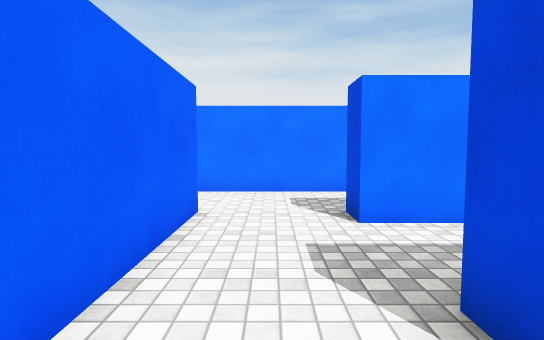
view 1 (above)

21 first-person views from a walk through a scene from a Unity 3-D project. The camera is 1.3 m above the floor, tilts 4° down and sees 80° across. The floor is counted in squares, 1 m on a side. Each view is taken from the middle of a square. On the plan, view 1 faces up. The plan holds only what a view shows up to about 14 squares ahead; the rest is blank. The place goes on beyond the plan. Some animated figures are not drawn. Surface patterns are stand-ins for the level's own textures.

view 2
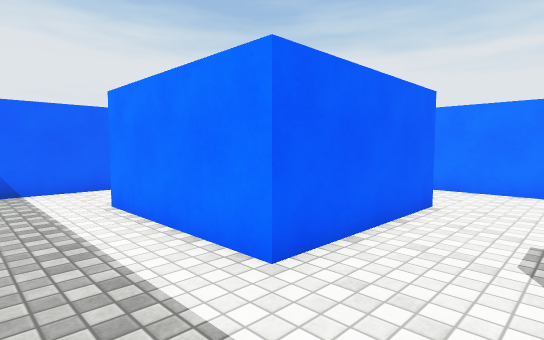

view 3
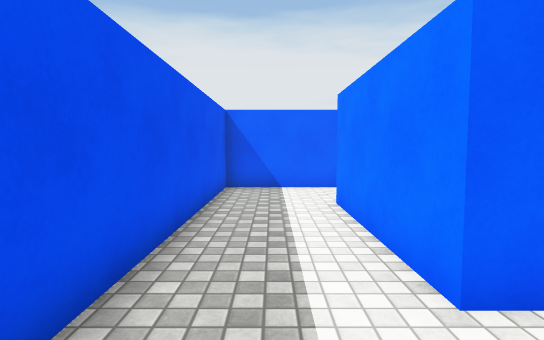

view 4
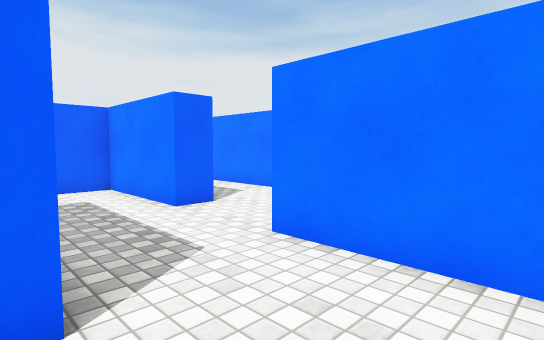

view 5
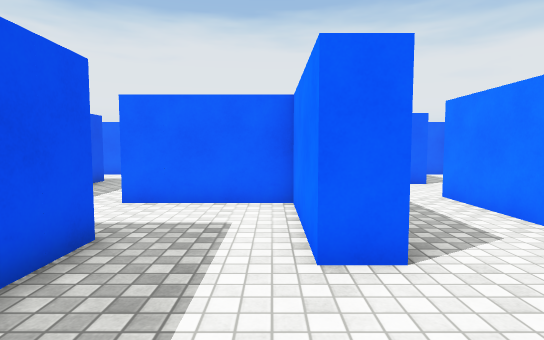

view 6
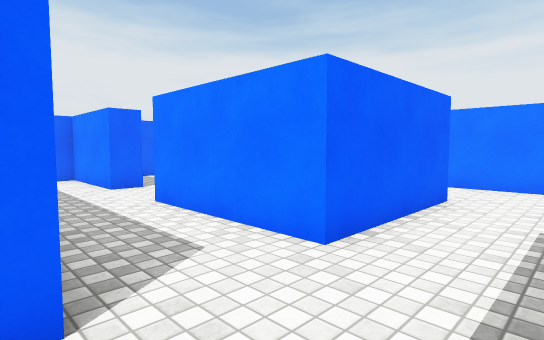

view 7
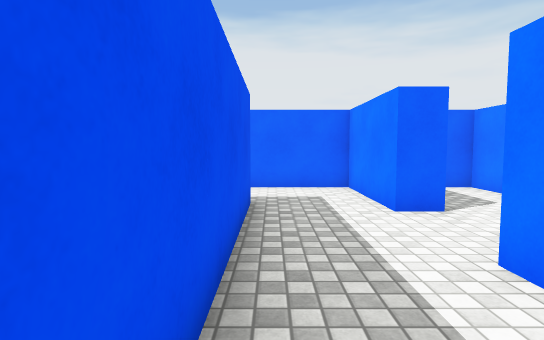

view 8
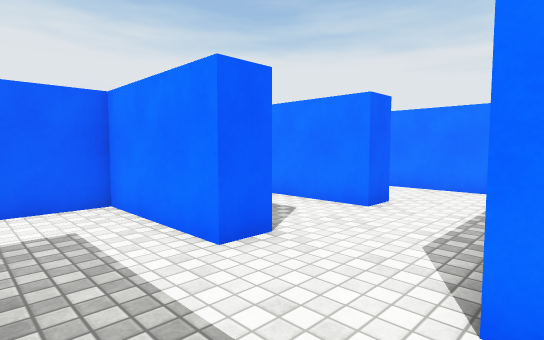

view 9
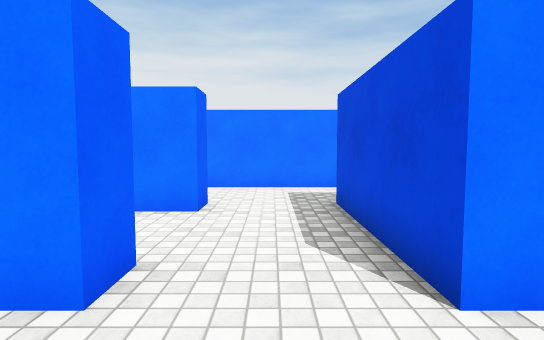

view 10
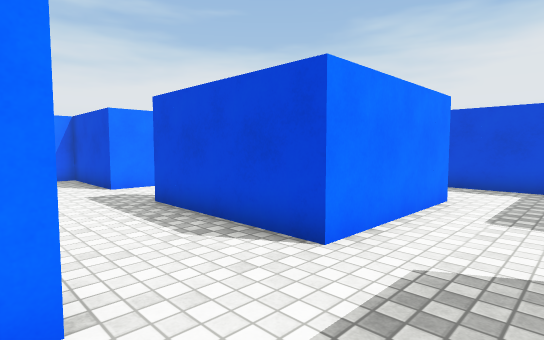

view 11
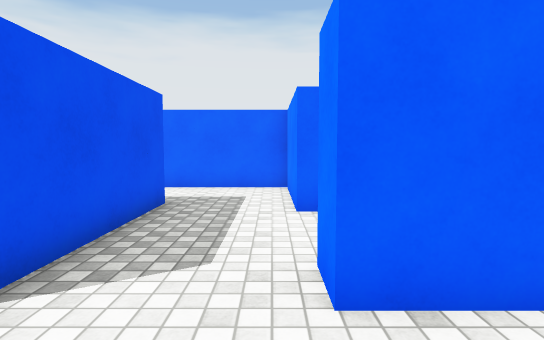

view 12
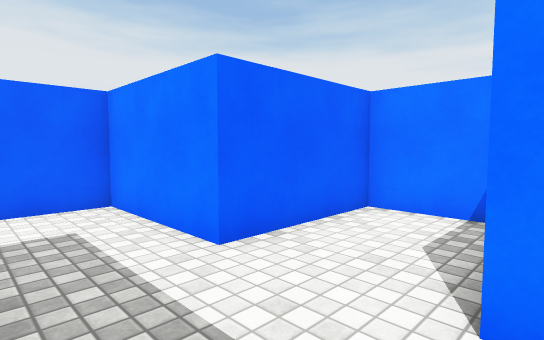

view 13
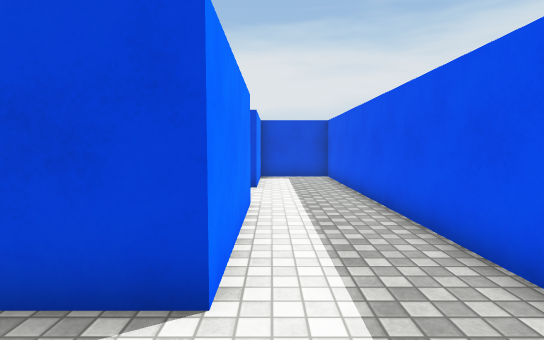

view 14
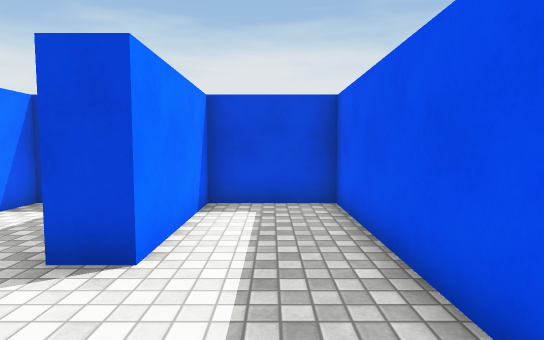

view 15
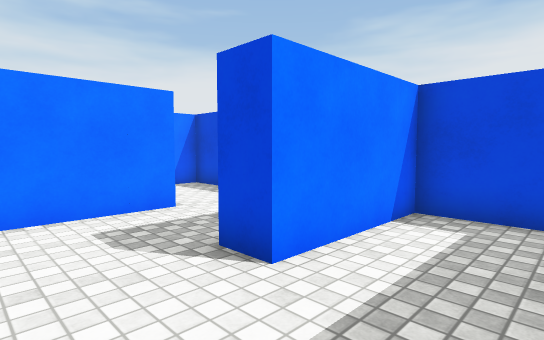

view 16
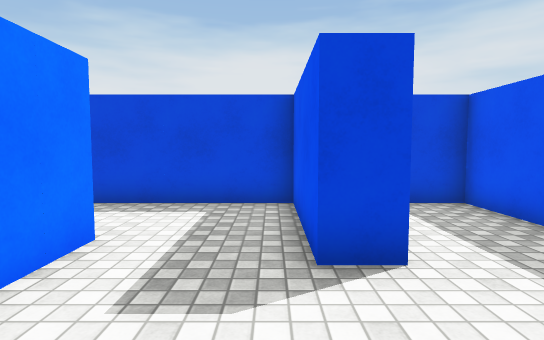

view 17
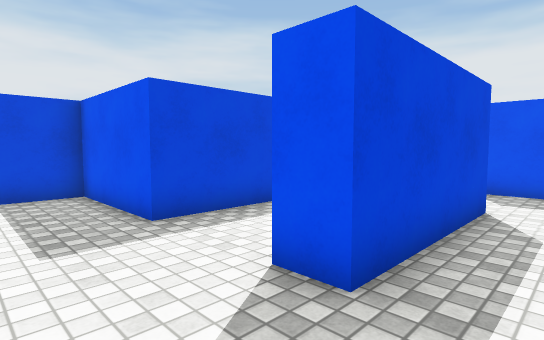

view 18
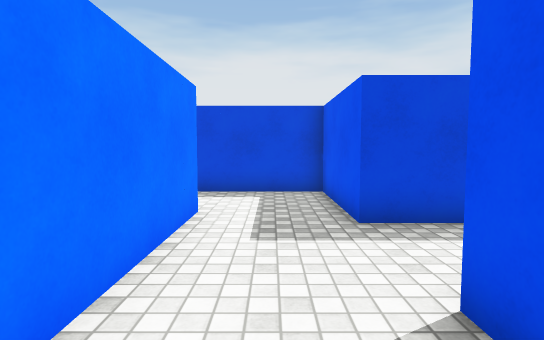

view 19
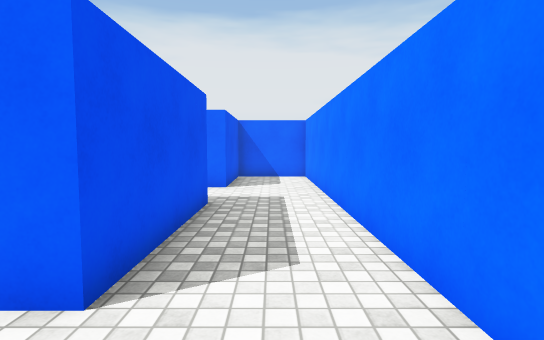

view 20
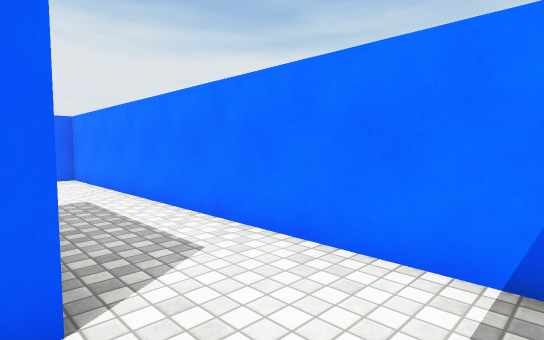

view 21
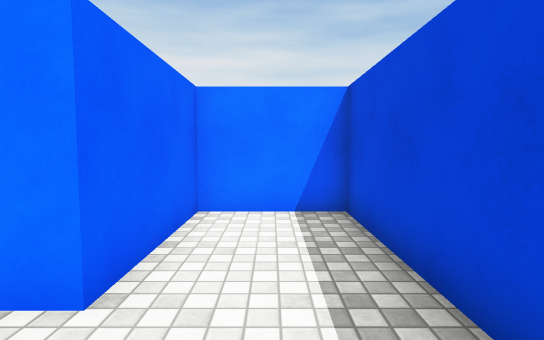

### Floor plan
Points are (right, up) in squares from view 1. A wall is a line through its corners. A room is listed if a view was taken in it or the views show most of it. See-through windows are left out.
Room 1 (views 1, 2, 3, 4, 5, 6, 7, 8, 9, 10, 11, 12, 13, 14, 15, 16, 17, 18, 19, 20, 21)
walls: (-6.4, 9.5) (-9.5, 9.5) (-9.5, 6.5); (-9.5, 10.5) (-7.5, 10.5); (-6.5, 13.5) (-9.5, 13.5); (-5.5, 6.5) (-4.9, 6.5); (-2.5, 10.5) (-2.5, 13.5); (-3.1, 6.5) (-2.5, 6.5); (-11.2, 9.5) (-13.5, 9.5) (-13.5, 6.5); (-10.5, 14.5) (-10.5, 17.5); (-1.5, 5.5) (-1.5, 2.5); (-13.4, 10.5) (-10.5, 10.5); (-5.5, 17.5) (-5.5, 14.5); (1.5, 9.5) (-1.5, 9.5); (-6.5, 2.4) (-6.5, 3.2); (1.5, 11.5) (1.5, 13.5); (-14.4, 13.5) (-17.5, 13.5) (-17.5, 10.5); (-2.5, 18.4) (-2.5, 21.5) (-5.5, 21.5); (-9.5, 1.5) (-9.5, -1.5) (-6.5, -1.5); (-9.5, 18.5) (-6.5, 18.5); (2.5, 6.5) (5.5, 6.5) (5.5, 9.5); (-2.4, 1.5) (-5.5, 1.5); (-14.4, 5.5) (-17.5, 5.5) (-17.5, 2.5); (2.4, 14.5) (5.5, 14.5) (5.5, 17.5); (-13.5, 2.5) (-10.5, 2.5); (1.5, 17.5) (-1.5, 17.5); (-14.4, 17.5) (-17.5, 17.5) (-17.5, 16.6); (5.5, 10.4) (5.5, 13.5) (4.6, 13.5); (-6.5, 21.5) (-9.5, 21.5); (-5.5, -1.5) (-2.5, -1.5); (3.2, 2.5) (5.5, 2.5) (5.5, 5.5) (2.5, 5.5); (-10.4, 21.5) (-13.5, 21.5); (-1.5, -1.5) (1.5, -1.5); (-17.1, 18.5) (-14.5, 18.5); (-14.4, 21.5) (-17.5, 21.5) (-17.5, 20.9); (2.5, -1.5) (5.5, -1.5) (5.5, 1.5) (2.5, 1.5); (5.5, 18.5) (5.5, 21.5) (2.5, 21.5) (2.5, 18.5)
objects: blue block (-19, 2) to (-18, 2); blue block (-19, 10) to (-18, 10); blue block (-14, 2); blue block (-14, 6); blue block (-14, 10); blue block (-14, 14); blue block (-14, 18); blue block (-14, 22); blue block (-10, 2); blue block (-10, 6); blue block (-10, 10); blue block (-10, 14); blue block (-10, 18); blue block (-10, 22); blue block (-6, -2); blue block (-6, 2); blue block (-6, 6); blue block (-6, 10); blue block (-6, 14); blue block (-6, 18); blue block (-6, 22); blue block (-2, -2); blue block (-2, 2); blue block (-2, 6); blue block (-2, 10); blue block (-2, 14); blue block (-2, 18); blue block (2, -2); blue block (2, 2); blue block (2, 6); blue block (2, 10); blue block (2, 14); blue block (2, 18); blue block (6, 10); blue block (6, 18)

Where each view was taken, in squares from view 1:
view 1: 0 up, 0 right, facing up
view 2: 1 down, 1 right, facing up-left
view 3: 0 up, 1 right, facing left
view 4: 6 up, 1 right, facing up-left
view 5: 9 up, 2 left, facing left
view 6: 10 up, 3 left, facing up-left
view 7: 11 up, 7 left, facing left
view 8: 11 up, 10 left, facing up-left
view 9: 11 up, 12 left, facing up
view 10: 7 up, 6 left, facing up-right
view 11: 5 up, 7 left, facing left
view 12: 3 up, 10 left, facing up-left
view 13: 1 up, 9 left, facing right
view 14: 0 up, 2 left, facing right
view 15: 3 up, 1 left, facing up-right
view 16: 7 up, 2 left, facing right
view 17: 17 up, 4 left, facing down-right
view 18: 16 up, 4 left, facing right
view 19: 20 up, 3 left, facing left
view 20: 18 up, 3 left, facing up-left
view 21: 15 up, 4 right, facing up
